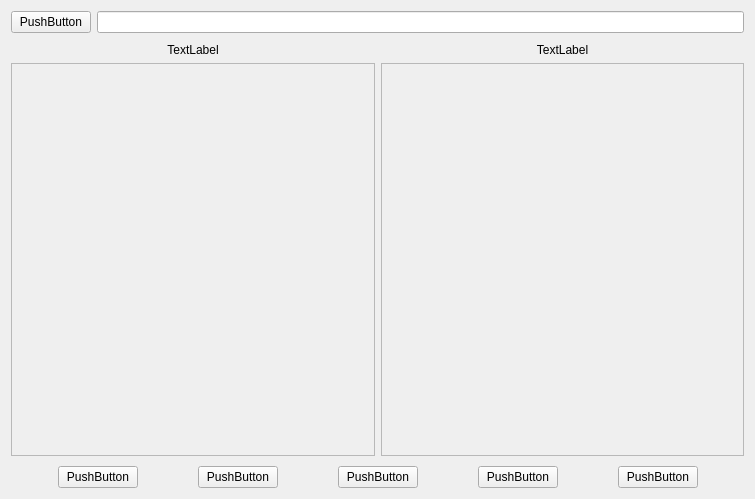
<?xml version="1.0" encoding="UTF-8"?>
<ui version="4.0">
 <class>CDevType</class>
 <widget class="QWidget" name="CDevType">
  <property name="geometry">
   <rect>
    <x>0</x>
    <y>0</y>
    <width>755</width>
    <height>499</height>
   </rect>
  </property>
  <property name="windowTitle">
   <string>CDevType</string>
  </property>
  <layout class="QGridLayout" name="gridLayout">
   <property name="verticalSpacing">
    <number>10</number>
   </property>
   <item row="0" column="0" colspan="2">
    <layout class="QHBoxLayout" name="horizontalLayout_3">
     <item>
      <widget class="QPushButton" name="btnSelect">
       <property name="text">
        <string>PushButton</string>
       </property>
      </widget>
     </item>
     <item>
      <widget class="QLineEdit" name="lineEdit_select">
       <property name="readOnly">
        <bool>true</bool>
       </property>
      </widget>
     </item>
    </layout>
   </item>
   <item row="1" column="0">
    <layout class="QVBoxLayout" name="verticalLayout">
     <item>
      <widget class="QLabel" name="label_manufacture">
       <property name="text">
        <string>TextLabel</string>
       </property>
       <property name="alignment">
        <set>Qt::AlignCenter</set>
       </property>
      </widget>
     </item>
     <item>
      <widget class="TouchScrollArea" name="scrollArea1">
       <property name="verticalScrollBarPolicy">
        <enum>Qt::ScrollBarAlwaysOff</enum>
       </property>
       <property name="horizontalScrollBarPolicy">
        <enum>Qt::ScrollBarAlwaysOff</enum>
       </property>
       <property name="widgetResizable">
        <bool>true</bool>
       </property>
       <widget class="QWidget" name="scrollAreaManufacture">
        <property name="geometry">
         <rect>
          <x>0</x>
          <y>0</y>
          <width>362</width>
          <height>389</height>
         </rect>
        </property>
        <layout class="QGridLayout" name="gridLayout_4">
         <item row="0" column="0">
          <layout class="QGridLayout" name="gridLayout_manufacture"/>
         </item>
        </layout>
       </widget>
      </widget>
     </item>
    </layout>
   </item>
   <item row="1" column="1">
    <layout class="QVBoxLayout" name="verticalLayout_2">
     <item>
      <widget class="QLabel" name="label_type">
       <property name="text">
        <string>TextLabel</string>
       </property>
       <property name="alignment">
        <set>Qt::AlignCenter</set>
       </property>
      </widget>
     </item>
     <item>
      <widget class="TouchScrollArea" name="scrollArea2">
       <property name="verticalScrollBarPolicy">
        <enum>Qt::ScrollBarAlwaysOff</enum>
       </property>
       <property name="horizontalScrollBarPolicy">
        <enum>Qt::ScrollBarAlwaysOff</enum>
       </property>
       <property name="widgetResizable">
        <bool>true</bool>
       </property>
       <widget class="QWidget" name="scrollAreaType">
        <property name="geometry">
         <rect>
          <x>0</x>
          <y>0</y>
          <width>361</width>
          <height>389</height>
         </rect>
        </property>
        <layout class="QGridLayout" name="gridLayout_5">
         <item row="0" column="0">
          <layout class="QGridLayout" name="gridLayout_type"/>
         </item>
        </layout>
       </widget>
      </widget>
     </item>
    </layout>
   </item>
   <item row="2" column="0" colspan="2">
    <layout class="QHBoxLayout" name="horizontalLayout">
     <property name="spacing">
      <number>60</number>
     </property>
     <item>
      <spacer name="horizontalSpacer">
       <property name="orientation">
        <enum>Qt::Horizontal</enum>
       </property>
       <property name="sizeHint" stdset="0">
        <size>
         <width>40</width>
         <height>20</height>
        </size>
       </property>
      </spacer>
     </item>
     <item>
      <widget class="QPushButton" name="btnNewManufacture">
       <property name="text">
        <string>PushButton</string>
       </property>
      </widget>
     </item>
     <item>
      <widget class="QPushButton" name="btnAffirm">
       <property name="text">
        <string>PushButton</string>
       </property>
      </widget>
     </item>
     <item>
      <widget class="QPushButton" name="btnImport">
       <property name="text">
        <string>PushButton</string>
       </property>
      </widget>
     </item>
     <item>
      <widget class="QPushButton" name="btnCancel">
       <property name="text">
        <string>PushButton</string>
       </property>
      </widget>
     </item>
     <item>
      <widget class="QPushButton" name="btnNewType">
       <property name="text">
        <string>PushButton</string>
       </property>
      </widget>
     </item>
     <item>
      <spacer name="horizontalSpacer_2">
       <property name="orientation">
        <enum>Qt::Horizontal</enum>
       </property>
       <property name="sizeHint" stdset="0">
        <size>
         <width>40</width>
         <height>20</height>
        </size>
       </property>
      </spacer>
     </item>
    </layout>
   </item>
  </layout>
 </widget>
 <layoutdefault spacing="6" margin="11"/>
 <customwidgets>
  <customwidget>
   <class>TouchScrollArea</class>
   <extends>QScrollArea</extends>
   <header>touchscrollarea.h</header>
   <container>1</container>
  </customwidget>
 </customwidgets>
 <resources/>
 <connections/>
</ui>
